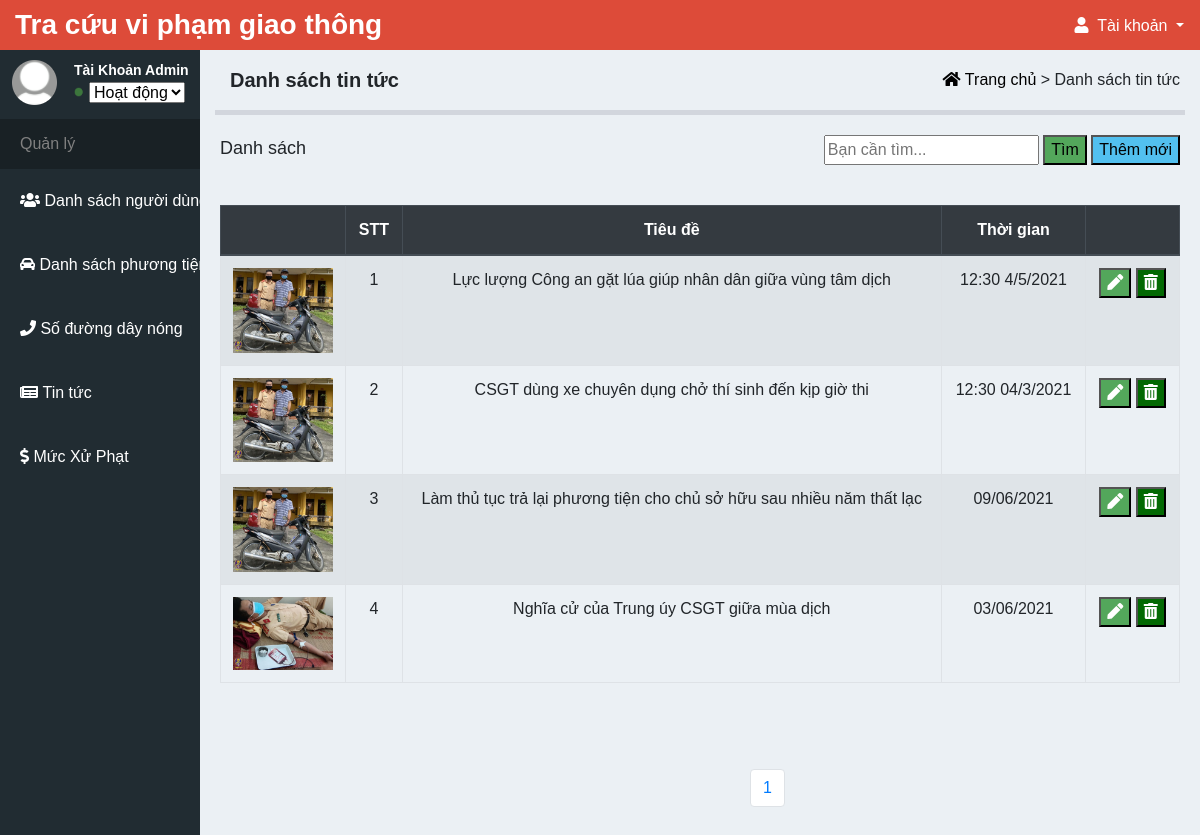
/Web/admin/index.php?controller=news (signed in), run on the app's committed database.
### tables this page shows
CREATE TABLE `news` (
  `id` int(11) NOT NULL,
  `title` varchar(500) NOT NULL,
  `time` varchar(200) NOT NULL,
  `content` mediumtext NOT NULL,
  `photo` varchar(500) NOT NULL
);

### Web/admin/controllers/NewsController.php (called while the page is built, shortened)
<?php
	include "models/NewsModel.php";
	class NewsController extends Controller{
		public function index(){
			$recordPerPage = 5;
			$numPage = ceil($this->modelTotalRecord()/$recordPerPage);
			$data = $this->modelRead($recordPerPage);
			$this->loadView("NewsReadView.php",["numPage"=>$numPage,"data"=>$data]);
		}
	}
 ?>

### Web/admin/models/NewsModel.php (called while the page is built, shortened)
<?php
	trait NewsModel{
		public function modelRead($recordPerPage){
			$totalRecord = $this->modelTotalRecord();
			$numPage = ceil($totalRecord/$recordPerPage);
			$page = isset($_GET["p"])&&$_GET["p"]>0 ? $_GET["p"]-1 : 0;
			$from = $page * $recordPerPage;
			$conn = Connection::getInstance();
			$query = $conn->query("select * from news order by id asc limit $from,$recordPerPage");
			return $query->fetchAll();
		}
		public function modelTotalRecord(){
			$conn = Connection::getInstance();
			$query = $conn->query("select id from news");
			return $query->rowCount();
		}
	}
 ?>

### Web/admin/views/NewsReadView.php (the view, shortened to what this page needs)
 <div class="content-header">
	<div class="content-header-title">Danh sách tin tức</div>
	<div class="content-header-link">
		<span><a href="index.php"><i class="fas fa-home"></i>&nbsp;Trang chủ </a> ></span>
		<span>Danh sách tin tức</span>
	</div>
</div>
<div class="content-main"></div>
	<div class="content-main-header">
		<div class="content-main-header-title">
			Danh sách
		</div>
		<div class="search">
			<form method="get" action="">
				<div class="search-form">
					<form action="index.php?controller=news&action=search" method="POST">
						<input type="text" name="search" placeholder="Bạn cần tìm..." style="color: #ed5807;">
						<input type="submit" value="Tìm" style="background-color: #53a75b ;">
					</form>
					<button style="background-color: #52c0ef;"><a href="index.php?controller=news&action=create">Thêm mới</a></button>
				</div>
			</form>
		</div>
	</div>
	<div class="list">
		<table data-toolbar="#toolbar" data-toggle="table" class="table table-striped table-hover table-bordered">
			<thead class="thead-dark">
				<tr>
				<th style="width: 100px;"></th>
					<th>
						STT
					</th>
					<th>
						Tiêu đề
					</th>
					<th>
						Thời gian
					</th>
					<th></th>
				</tr>
			</thead>
			<tbody>
				<?php foreach($data as $rows): ?>
				<tr>
					<td>
                        <?php if($rows->photo != "" && file_exists("../assets/upload/news/".$rows->photo)): ?>
                            <img src="../assets/upload/news/<?php echo $rows->photo; ?>" style="width:100px;">
                        <?php endif; ?>
                    </td>
					<td><?php echo $rows->id; ?></td>
					<td><?php echo $rows->title; ?></td>
					<td><?php echo $rows->time; ?></td>
					<td>
						<button id="fix"><a href="index.php?controller=news&action=update&id=<?php echo $rows->id; ?>"><i class="fas fa-pen"></i></a></button>
						<button id="delete"><a href="index.php?controller=news&action=delete&id=<?php echo $rows->id; ?>"><i class="fas fa-trash-alt"></i></a></button>
					</td>
				</tr>
				<?php endforeach ?>
			</tbody>
		</table>
	</div>
	<div class="content-footer">
		<ul class="pagination">
			<?php for($i = 1 ; $i <= $numPage ; $i++): ?>
            <li class="page-item">
            	<a class="page-link" href="index.php?controller=news&p=<?php echo $i; ?>">
            		<?php echo $i; ?>
            	</a>
            </li>
        	<?php endfor; ?>
        </ul>
	</div>
</div>

### Web/assets/admin/css/user.css (style rules this page uses)
body { font-family: Arial; margin: 0; }
ul { list-style-type: none; }
a { text-decoration: none; color: black; }
.content-header { display: flex; justify-content: space-between; }
.content-header-title { padding: 15px 30px; font-size: 20px; font-weight: bold; }
.content-header-link { line-height: 60px; margin-right: 20px; }
.content-main { margin: 0 15px; background-color: white; border-top: 5px solid #d2d6dd; }
.content-main-header { display: flex; justify-content: space-between; }
.content-main-header-title { padding: 20px; font-size: 18px; }
.search { margin: 20px; }
.search-form button { color: white; }
.list { padding: 20px; }
.list table { width: 100%; }
.list table thead tr th { text-align: center; }
.list table tbody tr td { text-align: center; }
.list table tbody tr td i { color: white; }
.list table tbody tr td #fix { background-color: #53a75b; }
.list table tbody tr td #delete { background-color: #036903; }
.content-footer { margin-left: 550px; }
.content-footer .pagination { margin-top: 50px; }

### data on the page
news: photo (picture), id "1", title "Lực lượng Công an gặt lúa giúp nhân dân giữa vùng tâm dịch", time "12:30 4/5/2021"
news: photo (picture), id "2", title "CSGT dùng xe chuyên dụng chở thí sinh đến kịp giờ thi", time "12:30 04/3/2021"
news: photo (picture), id "3", title "Làm thủ tục trả lại phương tiện cho chủ sở hữu sau nhiều năm thất lạc", time "09/06/2021"
news: photo (picture), id "4", title "Nghĩa cử của Trung úy CSGT giữa mùa dịch", time "03/06/2021"
